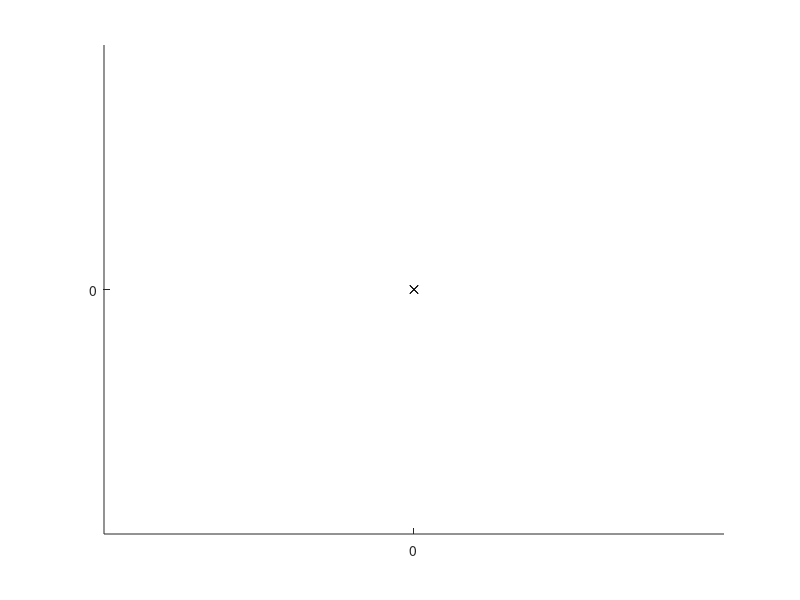

Here is the MATLAB script that generated this plot: (Note: this script raises an error after producing the figure.)
clear all;
close all;
format compact;
format shortg;

%%
zz = 36; % zahnanzahl
m = 3; % modul
anz_linienstuecke = 500;

%%
alpha_0 = 20/180*pi; % eingriffswinkel
r0 = (m*zz)/2;
rb = r0 * cos(alpha_0);
rf = r0 - m;
ra = r0 + m;
delta = pi/(2*zz) + tan(alpha_0) - alpha_0;
phi = 2*pi/zz;

%%
axis equal;
hold on;
plot([0;0],[0,0], 'xk');
hold on;
circle(r0, '-.b');
circle(rb, '-.k');
circle(ra, '-b');
circle(rf, '-m');

th = (0:2*pi/zz:2*pi)';
r = ra*1.1;
xDiv = r * cos(th);
yDiv = r * sin(th);
hold on;
for i=1:length(th)
    plot([0;xDiv(i)], [0,yDiv(i)], ':m');
end


%%
r = linspace(rf, ra, anz_linienstuecke+1)';
u = 1/rb .* sqrt(r.^2 - rb.^2);


evolvente(:,1) = rb .* (cos(u-delta) + u.*sin(u-delta));
evolvente(:,2) = rb .* (sin(u-delta) - u.*cos(u-delta));

evolventeSpiegel = evolvente;
evolventeSpiegel(:,2) = -evolventeSpiegel(:,2);

%plotMat(evolventeSpiegel);
plotMat(evolvente);
drehmatrix = [cos(phi), -sin(phi);
              sin(phi),  cos(phi) ];

          return;

for i = 1:zz
    evolvente = (drehmatrix * evolvente')';
    plotMat(evolvente);
    
    evolventeSpiegel = (drehmatrix * evolventeSpiegel')';
    plotMat(evolventeSpiegel);
end




















